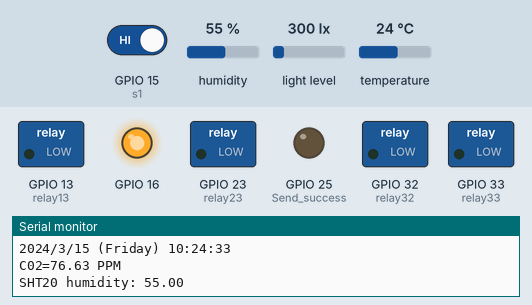
The program below on a simulated ESP32. Shown: switched loads named in the program (green lamp = pin HIGH), output pins drawn as LEDs (lit = HIGH), the last lines printed to the serial monitor. The test bench sets the inputs (shaded band); at power-on: temperature 24 °C, GPIO 15 (s1) HIGH, humidity 55 %, light level 300 lx. WiFi joins after 1.5 s; servers stay silent unless stated; the local clock reads 2024-03-15 10:24:30 at power-on unless the program sets it; no radio packets arrive unless stated.

Above: at 4.3 s.
4.4 s: temperature set to 29.3 °C
At 7.1 s:
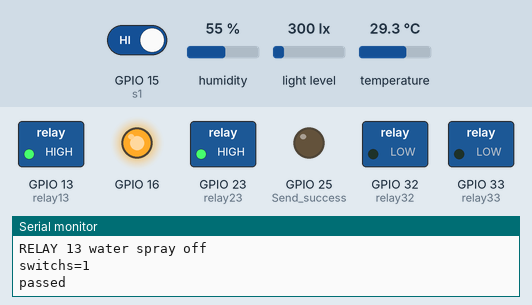
12.4 s: temperature set to 30.8 °C
At 19.4 s:
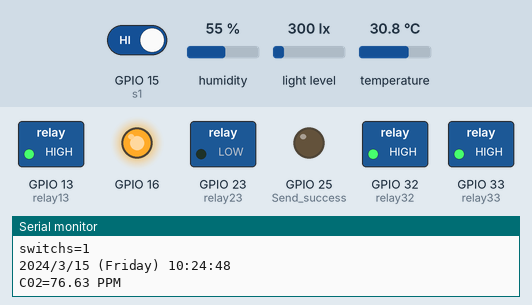
20.0 s: GPIO 15 (s1) driven LOW
At 23.2 s:
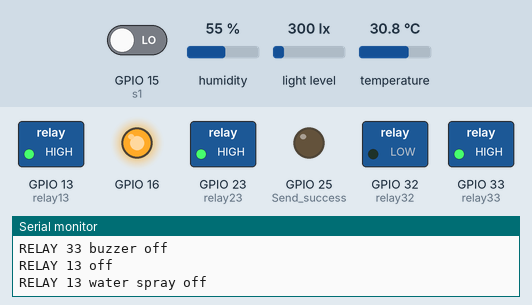
Timing chart, 0 to 24.7 s (numbered marks = the images above; inputs shaded):
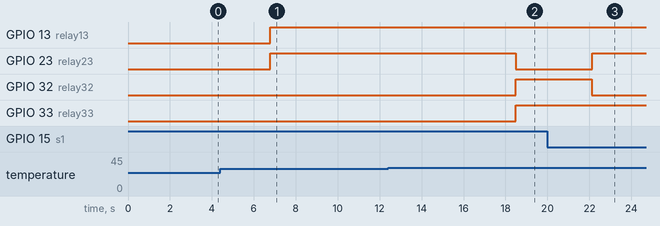

The program:

main.cpp
```cpp
#include <Arduino.h>
#include <LoRa.h>
#include <Wire.h>
#include <SPI.h>
#include "DFRobot_SHT20.h"
#include <BH1750.h>
#include "MQ135.h"
#include "RTClib.h"

#include <Firebase_ESP_Client.h>
#include <WiFi.h>
#include "addons/TokenHelper.h"
#include "addons/RTDBHelper.h"

#define WIFI_SSID "R&D-LABS"
#define WIFI_PASSWORD "12345678"

#define API_KEY "AIzaSyAWNvTNgxNiLlOhPAyx7WkZvLyMztt4hGo"
#define DATABASE_URL "https://fir-38924-default-rtdb.firebaseio.com/"

//Define Firebase Data object
FirebaseData fbdo;

FirebaseAuth auth;
FirebaseConfig config;

unsigned long sendDataPrevMillis = 0;
int count = 0;
bool signupOK = false;

#define SS 18
#define RST 14
#define DIO 26
#define BAND 433E6  //91556

DFRobot_SHT20 sht20;
BH1750 lightMeter;

RTC_DS1307 rtc;

float temp = 0;
float humd = 0;
float pressure = 0;
float lux = 0;
String sensor_data = "";
const int relay32 = 32;
const int relay33 = 33;
const int relay13 = 13;
const int relay23 = 23;
const int mq = 4;
const int s1 = 15;
int s = 0;
float Co2 = 0.0;
int counter = 0;
char daysOfTheWeek[7][12] = {"Sunday", "Monday", "Tuesday", "Wednesday", "Thursday", "Friday", "Saturday"};

void setup()
{
      // rtc.adjust(DateTime(2022,8,18,3,40,0));
  Serial.begin(115200);

    WiFi.begin(WIFI_SSID, WIFI_PASSWORD);
  Serial.print("Connecting to Wi-Fi");
  while (WiFi.status() != WL_CONNECTED){
    Serial.print(".");
    delay(300);
  }
  Serial.println();
  Serial.print("Connected with IP: ");
  Serial.println(WiFi.localIP());
  Serial.println();

  /* Assign the api key (required) */
  config.api_key = API_KEY;

  /* Assign the RTDB URL (required) */
  config.database_url = DATABASE_URL;

  /* Sign up */
  if (Firebase.signUp(&config, &auth, "", "")){
    Serial.println("ok");
    signupOK = true;
  }
  else{
    Serial.printf("%s\n", config.signer.signupError.message.c_str());
  }

  /* Assign the callback function for the long running token generation task */
  config.token_status_callback = tokenStatusCallback; //see addons/TokenHelper.h

  Firebase.begin(&config, &auth);
  Firebase.reconnectWiFi(true);

  pinMode(mq, INPUT);
  pinMode(s, INPUT);
  pinMode(25, OUTPUT); // Send success, LED will bright 1 second
  pinMode(16, OUTPUT);
  digitalWrite(16, LOW);
  delay(50);
  digitalWrite(16, HIGH);
  SPI.begin(5, 19, 27, 18);
  LoRa.setPins(SS, RST, DIO);
  Serial.println("LoRa Sender");
  if (!LoRa.begin(BAND))
  {
    Serial.println("starting LoRa failed!");
    while (1)
      ;
  }
  Serial.println("LORA Initial OK!");
  delay(500);
  sht20.initSHT20();
  delay(100);
  sht20.checkSHT20();
  pinMode(relay32, OUTPUT);
  pinMode(relay33, OUTPUT);
  pinMode(relay13, OUTPUT);
  pinMode(relay23, OUTPUT);
  delay(500);
  Wire.begin();
  if (! rtc.begin()) {
    Serial.println("Couldn't find RTC");
    Serial.flush();
    while (1) delay(10);
  }

  if (! rtc.isrunning()) {
    Serial.println("RTC is NOT running, let's set the time!");
    // When time needs to be set on a new device, or after a power loss, the
    // following line sets the RTC to the date & time this sketch was compiled
    rtc.adjust(DateTime(F(__DATE__), F(__TIME__)));
    // rtc.adjust(DateTime(2022,8,18,3,38,0));
    // This line sets the RTC with an explicit date & time, for example to set
    // January 21, 2014 at 3am you would call:
    // rtc.adjust(DateTime(2014, 1, 21, 3, 0, 0));
  }
  lightMeter.begin();
  delay(500);
}

void loop()
{
  LoRa.beginPacket();
  DateTime now = rtc.now();
  Serial.print(now.year(), DEC);
  Serial.print('/');
  Serial.print(now.month(), DEC);
  Serial.print('/');
  Serial.print(now.day(), DEC);
  Serial.print(" (");
  Serial.print(daysOfTheWeek[now.dayOfTheWeek()]);
  Serial.print(") ");
  Serial.print(now.hour(), DEC);
  Serial.print(':');
  Serial.print(now.minute(), DEC);
  Serial.print(':');
  Serial.print(now.second(), DEC);
  Serial.println();
  String date_string = String(now.day()) + '/' + String(now.month())+'/'+String(now.year());
  String time_string = String(now.twelveHour())+':'+ String(now.minute())+' ';
  delay(500);

  MQ135 gasSensor = MQ135(mq);

  float rzero = gasSensor.getRZero();
  Serial.print("C02=");
  Serial.print(rzero);
  Serial.println(" PPM");
  delay(500);

  float humd = sht20.readHumidity();
  float temp = sht20.readTemperature();
  Serial.print("SHT20 humidity: ");
  Serial.println(humd);
  delay(1000);
  Serial.print("SHT20 temp: ");
  Serial.println(temp);
  delay(1000);

  float lux = lightMeter.readLightLevel();
  Serial.print("Light: ");
  Serial.print(lux);
  Serial.println(" lx");
  delay(500);

  String sensor_data = 'a' + String(temp) + 'b' + 'c' + String(humd) + 'd' + 'e' + String(rzero) + 'f' + 'g' + String(lux) + 'h'+'i'+date_string+'j'+'k'+time_string+'l';
  Serial.print(sensor_data);
  LoRa.println(sensor_data);
  LoRa.endPacket();

  if (temp >= 30)
  {
    digitalWrite(relay23, LOW);
    Serial.println("RELAY 23 on");
    Serial.println("RELAY 23 Cooling Fan on");
    digitalWrite(relay33, HIGH);
    Serial.println("RELAY 33 off");
    Serial.println("RELAY 33 buzzer off");
    digitalWrite(relay13, HIGH);
    Serial.println("RELAY 13 off");
    Serial.println("RELAY 13 water spray off");
    digitalWrite(relay32, HIGH);
    Serial.println("RELAY 32 off");
    Serial.println("RELAY 32 heater off");
  }
  else
  {
    digitalWrite(relay23, HIGH);
    Serial.println("RELAY 23 off");
    Serial.println("RELAY 23 cooling fan off");
  }

  if ((humd <= 85) && (now.hour() == 10) && (now.minute() == 01))
  {
    digitalWrite(relay13, LOW);
    Serial.println("RELAY 13 on");
    Serial.println("RELAY 13 water spray on");
    digitalWrite(relay23, HIGH);
    Serial.println("RELAY 23 off");
    Serial.println("RELAY 23 cooling fan off");
    digitalWrite(relay33, HIGH);
    Serial.println("RELAY 33 off");
    Serial.println("RELAY 33 buzzer off");
    digitalWrite(relay32, HIGH);
    Serial.println("RELAY 32 off");
    Serial.println("RELAY 32 heater off");
    delay(10000);
  }
  else
  {
    digitalWrite(relay13, HIGH);
    Serial.println("RELAY 13 off");
    Serial.println("RELAY 13 water spray off");
  }

  int s = digitalRead(s1); // read analog input pino
  Serial.print("switchs=");
  Serial.println(s); // prints the value read
  while (s == 0)
  {
    counter++;
    Serial.print("counterll=");
    Serial.println(counter);
    digitalWrite(relay32, LOW); // prints the value
    Serial.println("RELAY 32 on");
    Serial.println("RELAY 32 heater on");
    digitalWrite(relay23, HIGH);
    Serial.println("RELAY 23 off");
    Serial.println("RELAY 23 cooling fan off");
    digitalWrite(relay33, HIGH);
    Serial.println("RELAY 33 off");
    Serial.println("RELAY 33 buzzer off");
    digitalWrite(relay13, HIGH);
    Serial.println("RELAY 13 off");
    Serial.println("RELAY 13 water spray off");
    delay(10000);
  }

  while (counter >= 655)
  {
    digitalWrite(relay32, HIGH);
    Serial.print("counter1=");
    Serial.println(counter);
    Serial.println("RELAY 32 off");
    Serial.println("RELAY 32 heater off");
    digitalWrite(relay23, HIGH);
    Serial.println("RELAY 23 off");
    Serial.println("RELAY 23 cooling fan off");
    digitalWrite(relay13, HIGH);
    Serial.println("RELAY 13 off");
    Serial.println("RELAY 13 water spray off");
    digitalWrite(relay33, LOW);
    Serial.println("RELAY 33 on");
    Serial.println("RELAY 33 buzzer on");
    int s = digitalRead(s1); // read analog input pin 0
    Serial.print(" inside switchs");
    Serial.println(s); // prints the value read i

    if (s == 0)
    {
      counter = 0;
      break;
    }
    delay(1000);
  }
    if (Firebase.ready() && signupOK && (millis() - sendDataPrevMillis > 15000 || sendDataPrevMillis == 0)){
          sendDataPrevMillis = millis();
          if(Firebase.RTDB.setFloat(&fbdo,"test/temp",temp)){Serial.print("passed");}
          else{
            Serial.print("failed");
          }
          if(Firebase.RTDB.setFloat(&fbdo,"test/humidity",humd)){}
          if(Firebase.RTDB.setFloat(&fbdo,"test/lux",lux)){}
          if(Firebase.RTDB.setString(&fbdo,"test/date",date_string)){}
          if(Firebase.RTDB.setString(&fbdo,"test/time",time_string)){}
          if(Firebase.RTDB.setString(&fbdo,"test/Co2",rzero)){}
    }
}
```

Measured:
- the behaviour switches between 29.9 and 30 °C on temperature (found by bisection; images 1 and 2)
- after the input at 12.4 s, GPIO 23 (relay23): HIGH → LOW after 6.1 s; GPIO 32 (relay32), GPIO 33 (relay33): LOW → HIGH after 6.1 s
- after the input at 20.0 s, GPIO 23 (relay23): LOW → HIGH after 2.1 s; GPIO 32 (relay32): HIGH → LOW after 2.1 s
